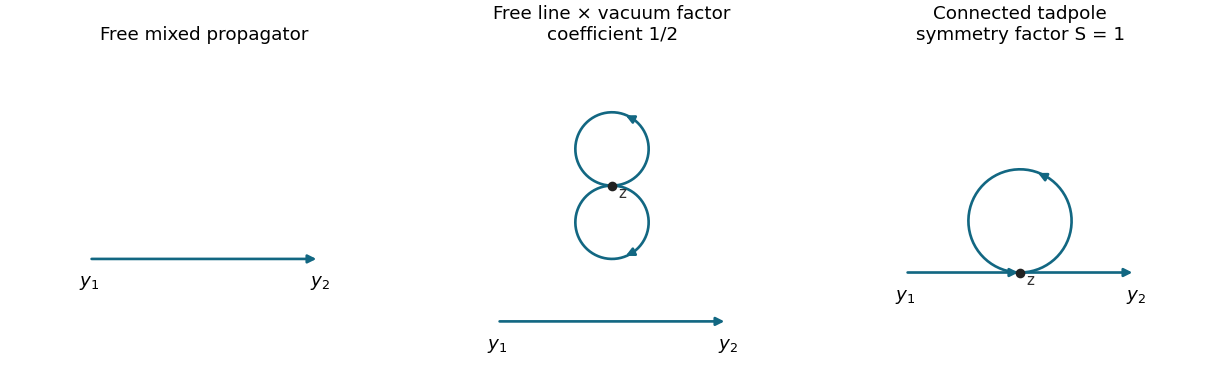

The script that drew this image:
"""Original diagram; tested with Python 3.14, NumPy and Matplotlib. Output only in caller CWD."""
from pathlib import Path
import numpy as np
import matplotlib
matplotlib.use("Agg")
import matplotlib.pyplot as plt
from matplotlib.patches import FancyArrowPatch, PathPatch
from matplotlib.path import Path as MplPath
plt.rcParams.update({"font.size":11,"axes.titlesize":11,"figure.facecolor":"white","savefig.facecolor":"white"})
COLOR="#126782"
def edge(ax,a,b,rad=0,arrow=True):
    ax.add_patch(FancyArrowPatch(a,b,arrowstyle="-|>" if arrow else "-",mutation_scale=10,connectionstyle=f"arc3,rad={rad}",color=COLOR,lw=1.6,shrinkA=1,shrinkB=1))
def dot(ax,p,label=None):
    ax.scatter(*p,s=23,color="#222222",zorder=4)
    if label:ax.text(p[0]+.025,p[1]-.045,label,fontsize=9,color="#333333")
def loop(ax,p,r=.11,sign=1,arrow=True):
    t=np.linspace(-np.pi/2,3*np.pi/2,140)
    xs=p[0]+r*np.cos(t);ys=p[1]+sign*r*(1+np.sin(t))
    ax.plot(xs,ys,color=COLOR,lw=1.6)
    if arrow:
        j=56
        ax.add_patch(FancyArrowPatch((xs[j],ys[j]),(xs[j+7],ys[j+7]),arrowstyle="-|>",mutation_scale=10,color=COLOR,lw=1.6))
def clean(ax):
    ax.set(xlim=(-.05,1.05),ylim=(-.07,1.12));ax.set_aspect("equal");ax.axis("off")
def external_labels(ax,points):
    for name,p in points.items():
        ax.text(p[0]-.035 if p[0]<.5 else p[0]+.015,p[1]+.03,"$"+name[0]+"_"+name[1]+"$",ha="right" if p[0]<.5 else "left",fontsize=10)

fig,axes=plt.subplots(1,3,figsize=(10.2,3.15),layout="constrained")
for ax in axes:clean(ax)
edge(axes[0],(.08,.35),(.92,.35));axes[0].text(.04,.25,r"$y_1$");axes[0].text(.89,.25,r"$y_2$");axes[0].set_title("Free mixed propagator")
ax=axes[1];edge(ax,(.08,.12),(.92,.12));z=(.5,.62);loop(ax,z,.135,1);loop(ax,z,.135,-1);dot(ax,z,"z");ax.set_title("Free line × vacuum factor\ncoefficient 1/2");ax.text(.04,.02,r"$y_1$");ax.text(.89,.02,r"$y_2$")
ax=axes[2];z=(.5,.3);edge(ax,(.08,.3),z);edge(ax,z,(.92,.3));loop(ax,z,.19);dot(ax,z,"z");ax.set_title("Connected tadpole\nsymmetry factor S = 1");ax.text(.04,.2,r"$y_1$");ax.text(.89,.2,r"$y_2$")
fig.savefig(Path.cwd()/Path(__file__).with_suffix(".png").name,dpi=120,transparent=False)
plt.close(fig)
